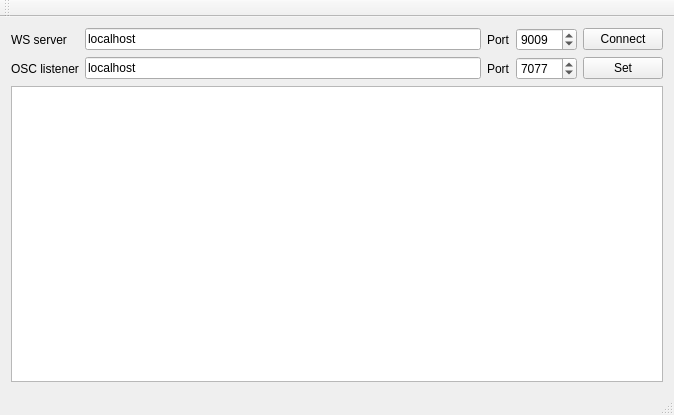
<?xml version="1.0" encoding="UTF-8"?>
<ui version="4.0">
 <class>MainWindow</class>
 <widget class="QMainWindow" name="MainWindow">
  <property name="geometry">
   <rect>
    <x>0</x>
    <y>0</y>
    <width>674</width>
    <height>415</height>
   </rect>
  </property>
  <property name="windowTitle">
   <string>ws2osc</string>
  </property>
  <widget class="QWidget" name="centralWidget">
   <layout class="QGridLayout" name="gridLayout">
    <item row="0" column="0">
     <widget class="QLabel" name="label">
      <property name="text">
       <string>WS server</string>
      </property>
     </widget>
    </item>
    <item row="0" column="1">
     <widget class="QLineEdit" name="wsLineEdit">
      <property name="text">
       <string>localhost</string>
      </property>
     </widget>
    </item>
    <item row="0" column="2">
     <widget class="QLabel" name="label_3">
      <property name="text">
       <string>Port</string>
      </property>
     </widget>
    </item>
    <item row="0" column="3">
     <widget class="QSpinBox" name="wsPortSpinBox">
      <property name="minimum">
       <number>1024</number>
      </property>
      <property name="maximum">
       <number>65323</number>
      </property>
      <property name="value">
       <number>9009</number>
      </property>
     </widget>
    </item>
    <item row="0" column="4">
     <widget class="QPushButton" name="wsConnectButton">
      <property name="text">
       <string>Connect</string>
      </property>
     </widget>
    </item>
    <item row="1" column="0">
     <widget class="QLabel" name="label_2">
      <property name="text">
       <string>OSC listener</string>
      </property>
     </widget>
    </item>
    <item row="1" column="1">
     <widget class="QLineEdit" name="oscLineEdit">
      <property name="text">
       <string>localhost</string>
      </property>
     </widget>
    </item>
    <item row="1" column="2">
     <widget class="QLabel" name="label_4">
      <property name="text">
       <string>Port</string>
      </property>
     </widget>
    </item>
    <item row="1" column="3">
     <widget class="QSpinBox" name="oscSpinBox">
      <property name="minimum">
       <number>1024</number>
      </property>
      <property name="maximum">
       <number>64323</number>
      </property>
      <property name="value">
       <number>7077</number>
      </property>
     </widget>
    </item>
    <item row="1" column="4">
     <widget class="QPushButton" name="oscSetButton">
      <property name="text">
       <string>Set</string>
      </property>
     </widget>
    </item>
    <item row="2" column="0" colspan="5">
     <widget class="QPlainTextEdit" name="messagesTextEdit">
      <property name="readOnly">
       <bool>false</bool>
      </property>
     </widget>
    </item>
   </layout>
  </widget>
  <widget class="QMenuBar" name="menuBar">
   <property name="geometry">
    <rect>
     <x>0</x>
     <y>0</y>
     <width>674</width>
     <height>39</height>
    </rect>
   </property>
  </widget>
  <widget class="QToolBar" name="mainToolBar">
   <attribute name="toolBarArea">
    <enum>TopToolBarArea</enum>
   </attribute>
   <attribute name="toolBarBreak">
    <bool>false</bool>
   </attribute>
  </widget>
  <widget class="QStatusBar" name="statusBar"/>
 </widget>
 <layoutdefault spacing="6" margin="11"/>
 <resources/>
 <connections/>
</ui>
